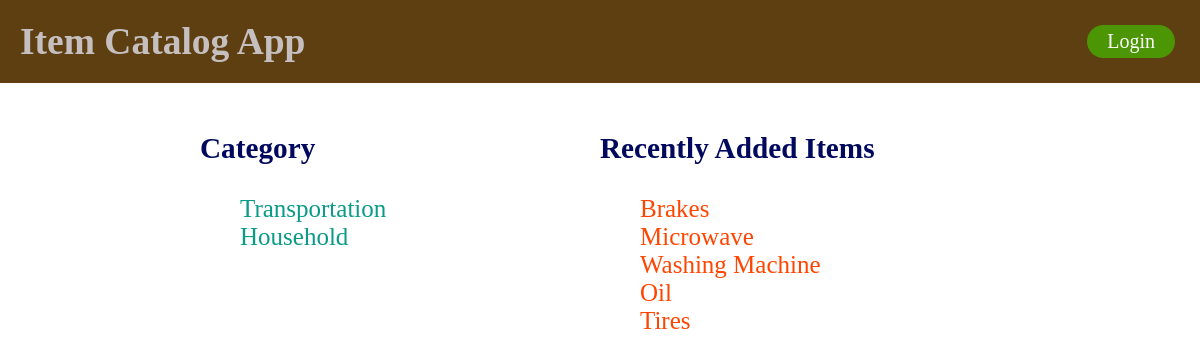
The app's page /catalog, older data.
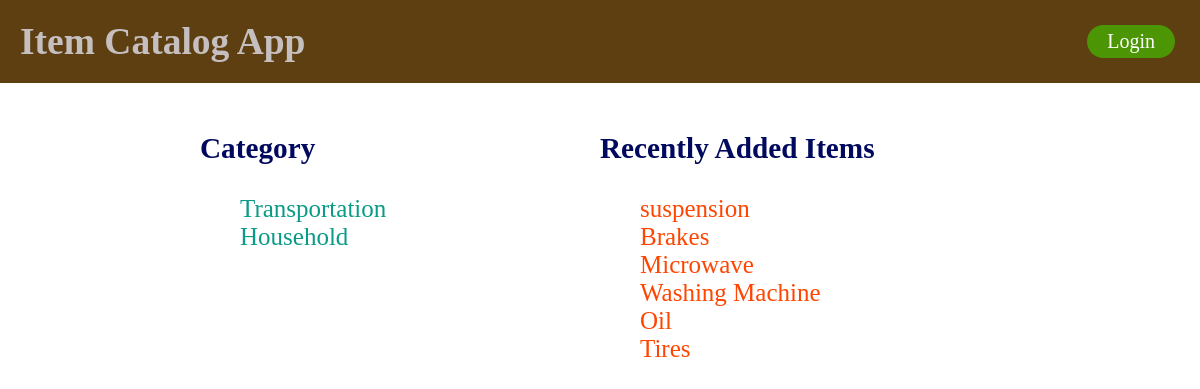
The same page, newer data.
### db_setup.py (models this page shows, shortened)
class Category(Base):
    __tablename__ = 'category'
    id = Column(Integer, primary_key=True)
    name = Column(String(250), nullable=False)
    user_id = Column(Integer, ForeignKey('user.id'))
    user = relationship(Users)

class Items(Base):
    __tablename__ = 'item'
    name = Column(String(80), nullable=False)
    id = Column(Integer, primary_key=True)
    description = Column(String(250))
    category_id = Column(Integer, ForeignKey('category.id'))
    Category = relationship(Category, single_parent=True)
    user_id = Column(Integer, ForeignKey('user.id'))
    user = relationship(Users)

### project.py (the view)
@app.route('/')
@app.route('/catalog')
def showCatalog():
    DBSession = sessionmaker(bind=engine)
    session = DBSession()
    category = session.query(Category).all()
    item = session.query(Items).order_by(
        Items.id.desc()).limit(10)
    if 'username' not in login_session:
        return render_template('public_catalog.html', category=category,
                               item=item)
    else:
        return render_template('catalog.html', category=category,
                               item=item)

### templates/public_catalog.html (shortened to what this page needs)
<!DOCTYPE html>
<html>
{% include "header.html" %}
<head>
    <link type=text/css rel=stylesheet href="{{url_for('static', filename='styles.css')}}">
</head>
<body>
<nav>
  <h3 style="color:rgb(0, 9, 94)">Category</h3>
  <ul>
    {% for i in category %}
    <li>
      <a href = "{{url_for('showCategory', category_id = i.id)}}" style="color:rgb(10, 155, 135)">{{i.name}}</a>
    </li>
    {% endfor %}
  </ul>
</nav>
<article>
  <h3 style="color:rgb(0, 9, 94)">Recently Added Items</h3>
  <ul>
    {% for i in item %}
    <li>
      <a href = "{{url_for('showItem',category_id=i.category_id, item_id=i.id)}}"style="color:orangered">{{i.name}}</a>
    </li>
    {% endfor %}
  </ul>
</article>
</body>
</html>

### templates/header.html (shortened to what this page needs)
<!DOCTYPE html>
<html>
  <head>
    <link type=text/css rel=stylesheet href="{{url_for('static', filename='styles.css')}}">
  </head>
    <header>
      <h2 class="inline"><a href = "{{url_for('showCatalog')}}"
      style="color:rgb(197, 191, 191)";"font-weight:bold">Item Catalog App</a></h2>
    <div class="inline login">
      {% if 'username' not in session %}
      <a class="login-button" href="{{url_for('showLogin')}}">Login </a>
      {% else %}
      <a class="logout-button" href="{{url_for('disconnect')}}">Logout </a>
      {% endif %}
    </div>
    </header>
  <body>
  </body>
</html>

### static/styles.css (style rules this page uses)
a:link { text-decoration: none; }
header { background-color: rgb(94, 63, 17); padding: 20px; }
nav { float: left; padding-left: 200px; padding-top: 20px; }
article { padding-left: 600px; padding-top: 20px; min-height: 428px; }
body { font-size: 25px; margin: 0px; }
.inline { display: inline; }
.login-button { background-color: rgb(76, 150, 6); color: white; border-radius: 20px; padding: 5px 20px; display: inline-block; font-size: 20px; margin: 5px 5px; }
.login { float: right; }
ul { list-style-type: none; }

Row changes from the older to the newer data that the page shows:
added Items: name "suspension"
